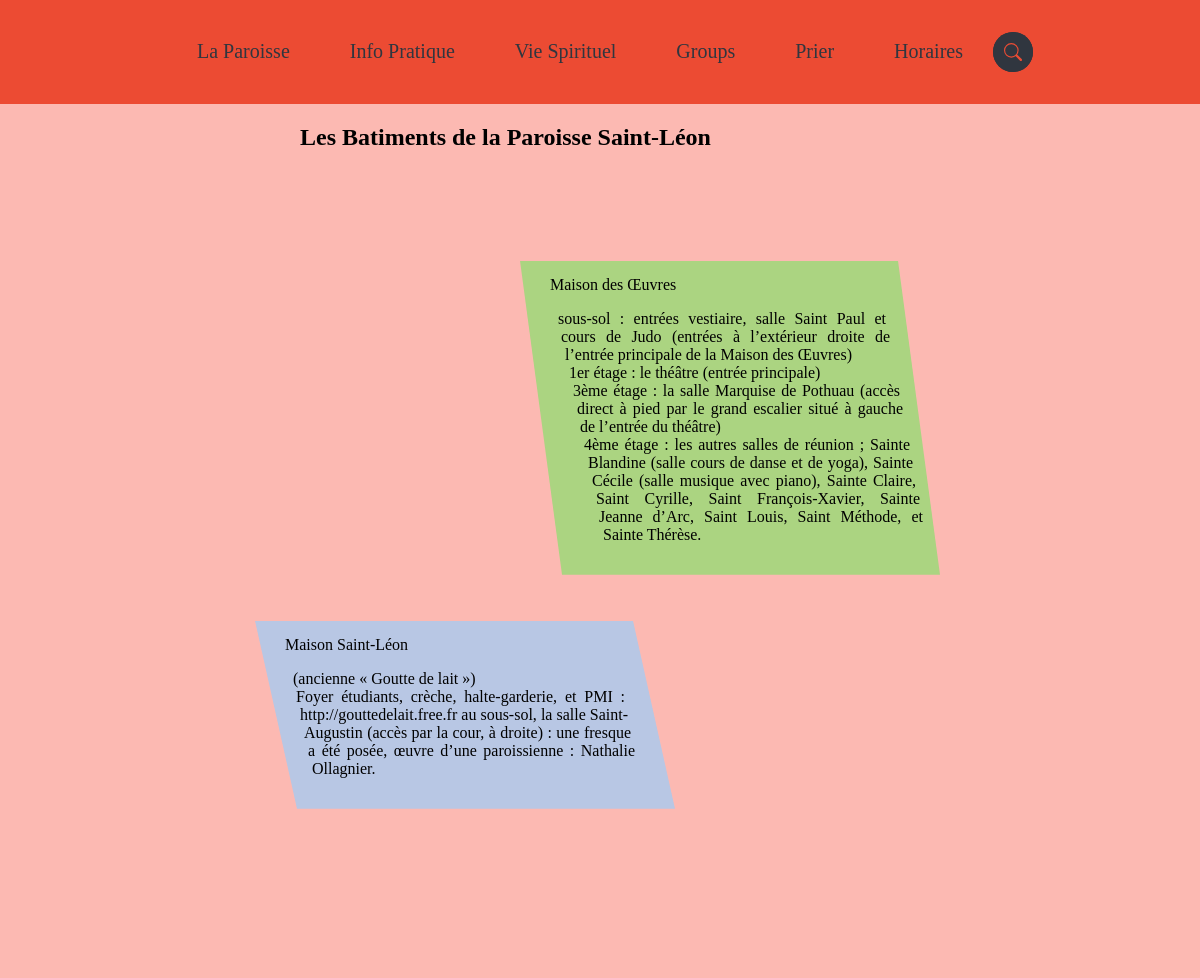
/stLeon/batiments (upper part), run on an earlier commit of the app's database.
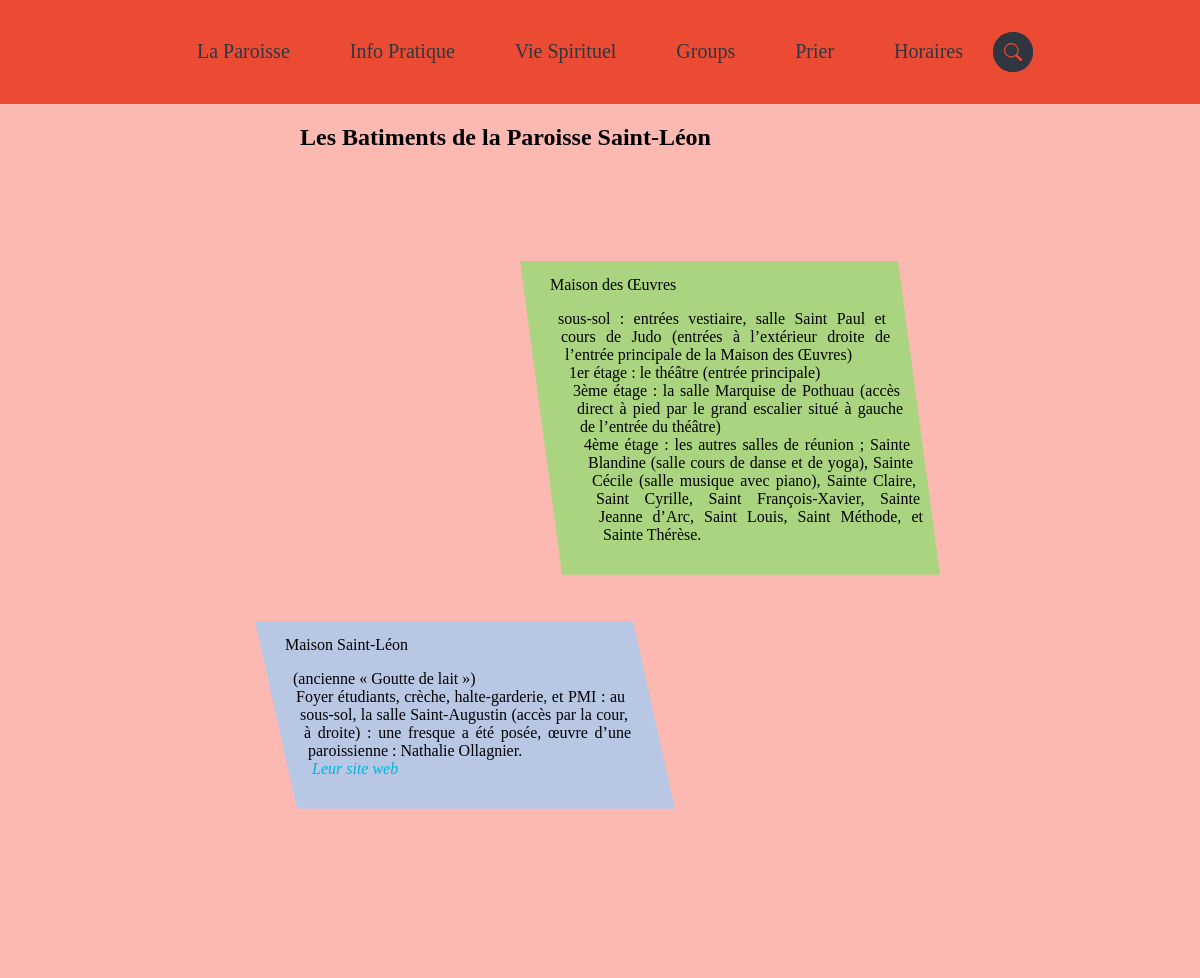
And on a later commit of the database.
### stLeon/models.py (models this page shows, shortened)
class Batiments(models.Model):
    nom = models.CharField(max_length=500, default='')
    text = models.TextField(max_length=5000)
    img_src = models.CharField(max_length=500)

### stLeon/views.py (the view)
# urls.py: path('batiments', views.batiments, name='batiments'),
def batiments(request):
    batiments = get_list_or_404(Batiments)
    religieuse = get_list_or_404(Religieuse)
    context = {'batiments': batiments,
               'religieuse': religieuse}
    return render(request, 'stLeon/batiments.html', context)

### stLeon/templates/stLeon/batiments.html (shortened to what this page needs)
{% extends 'stLeon/base.html' %}
{% load static %}
{% block head_css %}
    <link rel="stylesheet" type="text/css" href="{% static 'stLeon/batiments.css' %}">
{% endblock head_css %}
{% block main %}
    <div id="bat-header"><h2>Les Batiments de la Paroisse Saint-Léon</h2></div>
    <div id="batiments">
    {% for bat in batiments %}
        <div class="batiments-elements">
            <div class="bat-text-container">
                <div class="inner-container">
                    <div id="bat-text-{{ forloop.counter }}" {% if forloop.counter|divisibleby:2 %}class="bat-left"{% else %}class="bat-right"{% endif %}>
                        <span class="bat-titre">{{ bat.nom|safe }}</span>
                        <p class="bat-text">{{ bat.text|safe }}</p>
                    </div>
                </div>
            </div>
        </div>
    {% endfor %}
    </div>
{% endblock main %}

What changed in the data, as far as the page shows it:
changed Batiments "Maison Saint-Léon": text "…halte-garderie, et PMI : http://gouttedelait.free.fr au sous-sol, la salle Saint-Augustin (accès par la cour, à droite) : une fresque a été posée, œuvre d’une paroissienne : Nathalie Ollagnier." → "…halte-garderie, et PMI : au sous-sol, la salle Saint-Augustin (accès par la cour, à droite) : une fresque a été posée, œuvre d’une paroissienne : Nathalie Ollagnier. Leur site web"
